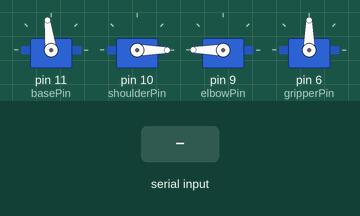
Bench run of a sketch on a simulated Arduino Uno, built with avr-gcc and run on an emulated ATmega328P. Parts: 4 × servo. The inputs (shaded band) are chosen by the test bench. What the sketch prints to the serial monitor is not drawn.

Above: at 3.5 s.
3.6 s: "q" received over Serial
At 6.65 s:
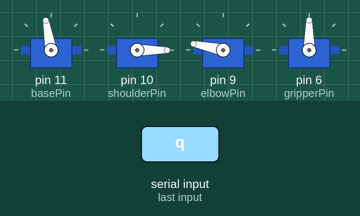
At 8.2 s:
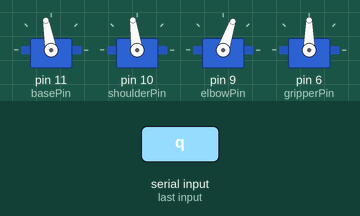
Timing chart, 0 to 9.7 s (numbered marks = the images above; inputs shaded):
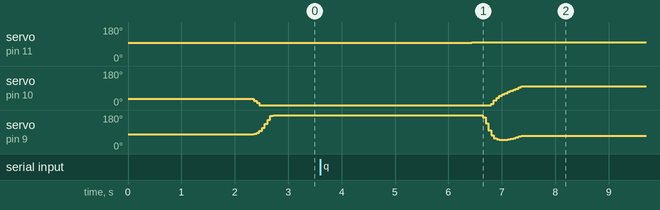

The sketch:

main.ino
```cpp
#include "arm.h"
#include <Servo.h>

typedef struct {
  int Xup;
  int Zup;
  int Yup;
  int Xpress;
  int Zpress;
  int Ypress;
} keyStat;

int basePin = 11;
int shoulderPin = 10;
int elbowPin = 9;
int gripperPin = 6;
arm arm;
const byte N = 10;
keyStat keyStats[N];
int ch = 0;

void setup()
{
  keyStats[113] = { -10, 180, 50, -10, 180, 50};   //end sign
  keyStats[10] = { -42, 150, 70, -36, 90, 83};     //ENTER
  keyStats[48] = { -42, 150, 98, -36, 100, 105};   //0
  keyStats[49] = { -26, 150, 110, -22, 110, 125};  //1
  keyStats[50] = { -28, 150, 95, -24, 110, 110};   //2
  keyStats[51] = { -26, 150, 83, -25, 102, 94};    //3
  keyStats[52] = { -10, 150, 110, -10, 110, 123};  //4
  keyStats[53] = { -10, 150, 97, -10, 110, 110};   //5
  keyStats[54] = { -10, 150, 90, -11, 110, 101};   //6
  keyStats[55] = {3, 150, 107, 3, 110, 120};       //7
  keyStats[56] = {3, 150, 95, 2, 106, 105};        //8
  keyStats[57] = {2, 150, 78, 2, 100, 95};         //9

  Serial.begin(9600);
  arm.begin(basePin, shoulderPin, elbowPin, gripperPin);
  delay(2000);
}

void move_arm(keyStat key) {
  arm.gotoPoint(key.Xup, key.Zup, key.Yup);
  delay(500);
  arm.gotoPoint(key.Xpress, key.Zpress, key.Ypress);
  arm.gotoPoint(key.Xup, key.Zup, key.Yup);
  delay(500);
}

void loop()
{
  if (Serial.available())
  {
    ch = Serial.read();
    Serial.write(ch);
    if (ch == 113) {
      move_arm( keyStats[ch] );
      while (true);
    }
    move_arm( keyStats[ch] );

  }

}
```

Measured:
- after the input at 3.6 s, servo on pin 11 (basePin): 97° → 100° after 2.8 s; servo on pin 10 (shoulderPin): moves from 0° to 98° over 0.57 s, starting after 3.2 s
